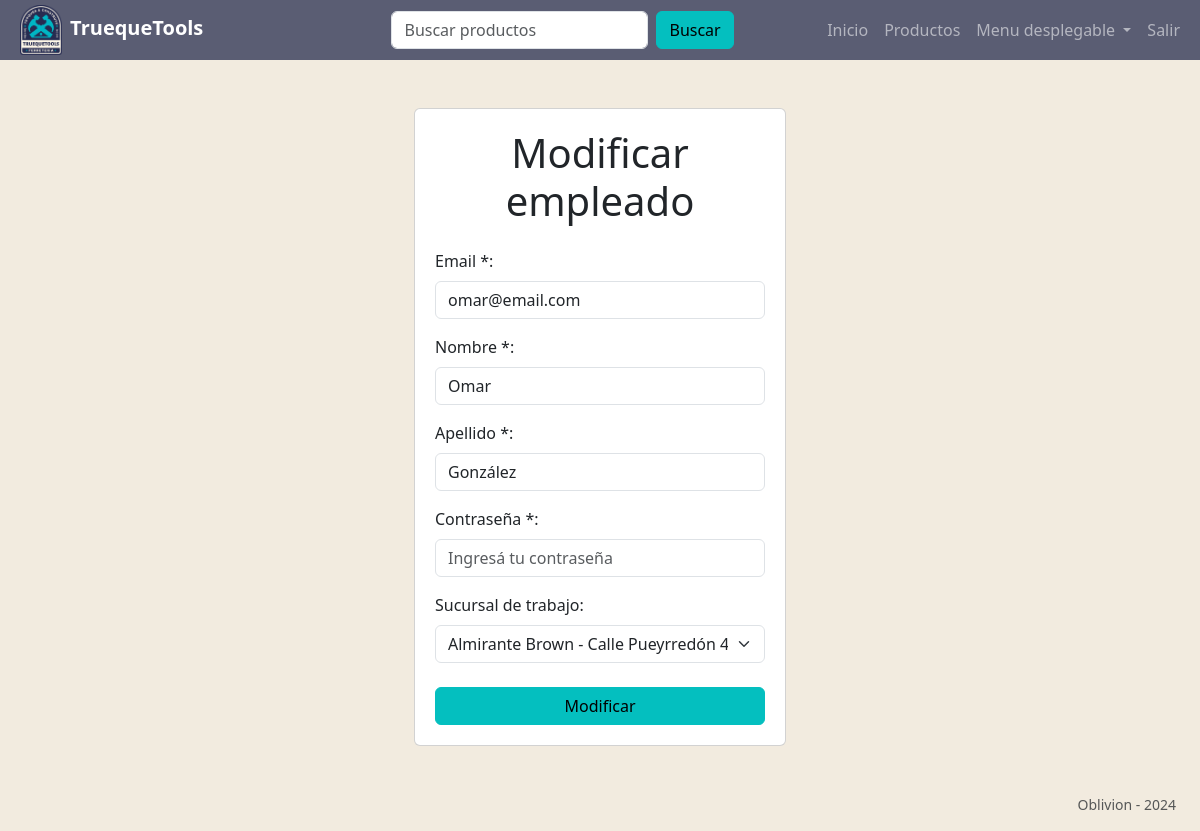
Page /modificar_empleado/7/ (signed in) on the committed database.
### tt_app/models.py (models this page shows, shortened)
class Usuario(AbstractBaseUser):
    email = models.EmailField(verbose_name="email", max_length=60, unique=True)
    username = models.CharField(max_length=30, blank=True)
    first_name = models.CharField(max_length=50, blank=True)
    last_name = models.CharField(max_length=50, blank=True)
    date_joined = models.DateTimeField(verbose_name="date joined", auto_now_add=True)
    last_login = models.DateTimeField(verbose_name="last login", auto_now=True)
    is_admin = models.BooleanField(default=False)
    is_active = models.BooleanField(default=True)
    is_staff = models.BooleanField(default=False)
    is_superuser = models.BooleanField(default=False)
    dni = models.CharField(max_length=10, blank=True)
    phone = models.CharField(max_length=30, blank=True)
    birthdate = models.DateField(default="1990-01-01", blank=True)
    hide_email = models.BooleanField(default=True)
    sucursal = models.ForeignKey(
        Sucursal, on_delete=models.CASCADE, related_name="empleados", null=True
    )
    objects = MyCustomUserManager()
    USERNAME_FIELD = "email"

### tt_app/views/usuario_view.py (the view)
@login_required
def modificar_empleado(request, id):
    chk = check_administrador(request.user)
    if chk["ok"]:
        return chk["return"]
    empleado = get_object_or_404(Usuario, id=id)
    if request.method == "POST":
        form = RegistrarEmpleado(request.POST, request.FILES, instance=empleado)
        if form.is_valid():
            form = form.save(commit=False)
            print("modificando...")
            form.save()
            return redirect(
                reverse("empleados") + "?mensaje=El empleado se ha modificado correctamente."
            )
    else:
        form = RegistrarEmpleado(instance=empleado)
    return render(
        request,
        "usuario/registro_empleado.html",
        {
            "form": form,
            "titulo": "Modificar empleado",
            "boton": "Modificar",
            "obligatorios": False,
        },
    )

### tt_app/forms/usuario_forms.py (called while the page is built)
def check_administrador(user):
    return {
        "ok": not user.is_admin,
        "return": HttpResponse("Debes ser administrador para acceder a esta página."),
    }

### tt_app/models.py (called while the page is built)
    def __str__(self):
        return self.ciudad + " - " + self.direccion

### tt_app/templates/usuario/registro_empleado.html
{% extends 'base.html' %}
{% block content %}
{% include 'partials/form_vista.html'%}
{% endblock %}

### tt_app/templates/partials/form_vista.html (shortened to what this page needs)
<div class="offset-lg-4 col-lg-4 ">
    <div class="card p-1">
        <form method="POST" class="card-body" enctype="multipart/form-data" novalidate>
            <h2 class="text-center display-6 mb-4 ">{{titulo}}</h2>
            {% for field in form %}
                {{ field.label_tag }}
                {{ field }}
            {% endfor %}
            <button class="btn btn-primary fw-medium mt-2 w-100" type="submit">{{boton}}</button>
        </form>
    </div>
</div>

### rows in the picture
Usuario: form "omar@email.com" "Omar" "González" "Almirante Brown - Calle Pueyrredón 400"

### other values in the picture
{{ titulo }} "Modificar empleado"
{{ field.label_tag }} "Email *:" "Nombre *:" "Apellido *:" "Contraseña *:" "Sucursal de trabajo:"
{{ boton }} "Modificar"
